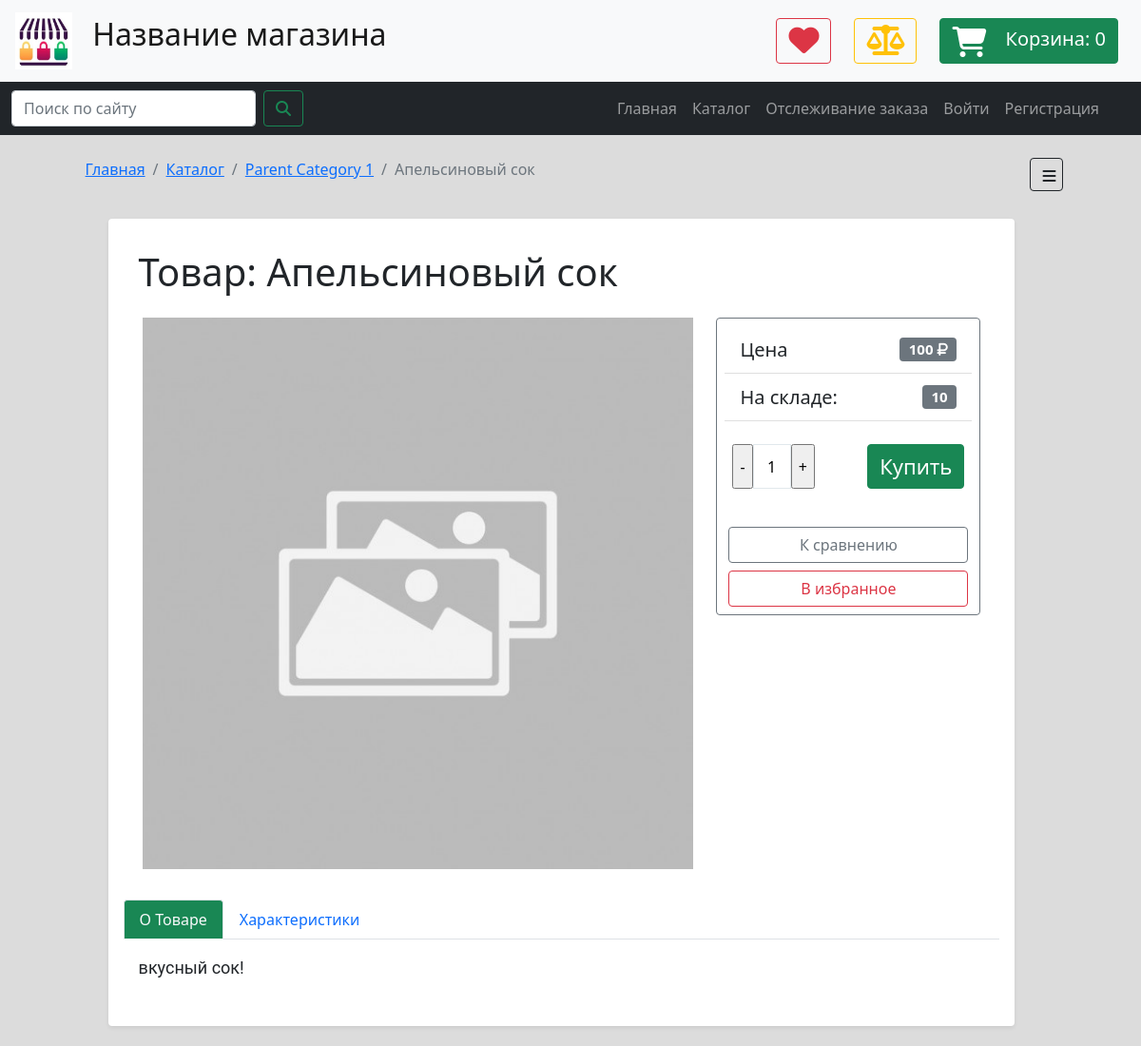
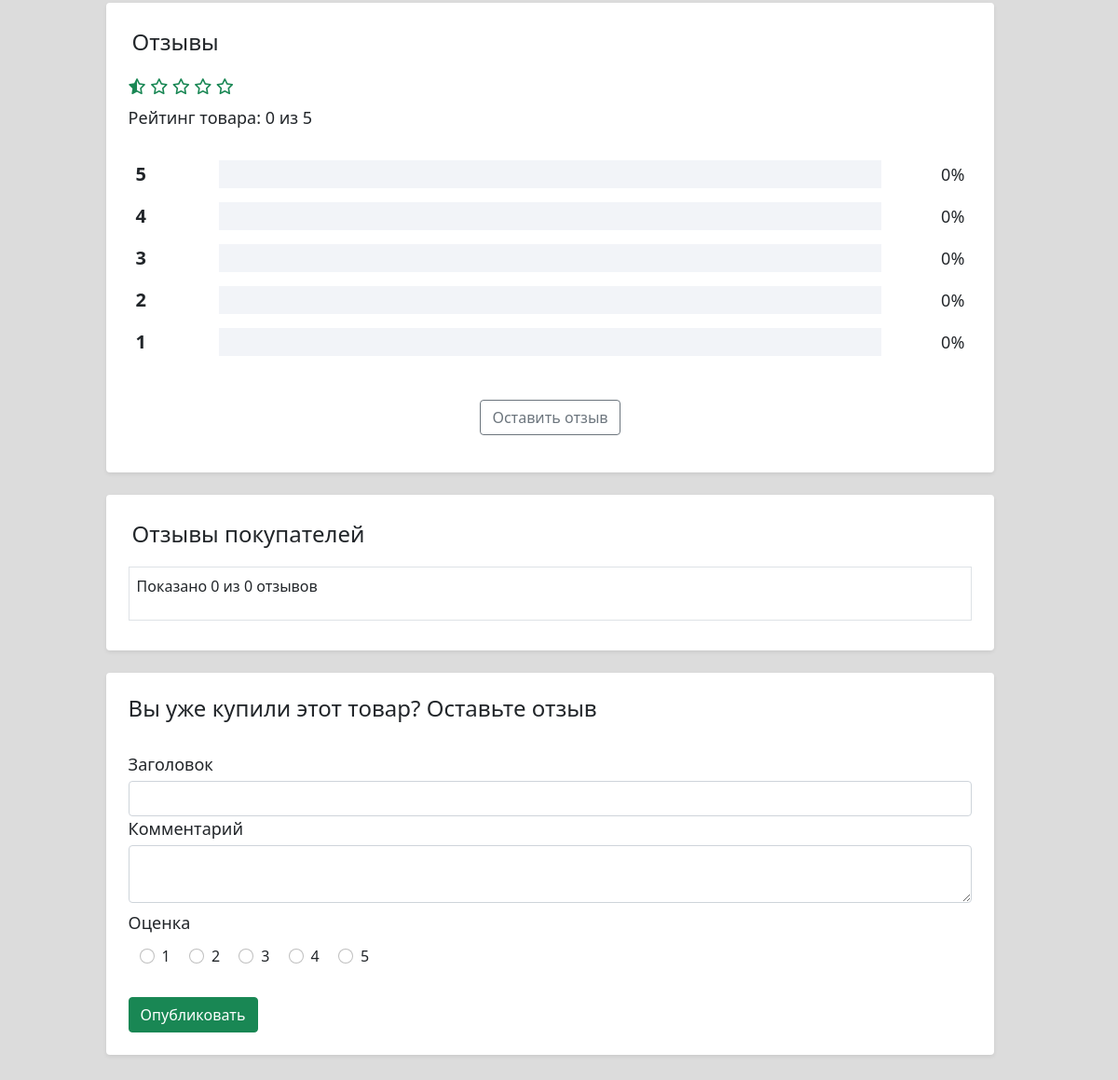
/goods/3, run on the app's committed database (2 pictures, top to bottom).
### data/goods.py (models this page shows, shortened)
class Category(SqlAlchemyBase, SerializerMixin):
    __tablename__ = 'categories'
    id = sqlalchemy.Column(sqlalchemy.Integer,
                           primary_key=True, autoincrement=True)
    parent_id = sqlalchemy.Column(sqlalchemy.Integer,
                                  sqlalchemy.ForeignKey('categories.id'))
    children = orm.relation("Category",
                            backref=backref('parent', remote_side=[id]))
    name = sqlalchemy.Column(sqlalchemy.String, nullable=False)

class Goods(SqlAlchemyBase, SerializerMixin):
    __tablename__ = 'goods'
    id = sqlalchemy.Column(sqlalchemy.Integer,
                           primary_key=True, autoincrement=True)
    name = sqlalchemy.Column(sqlalchemy.String, nullable=True)
    created_date = sqlalchemy.Column(sqlalchemy.DateTime,
                                     default=datetime.datetime.now)
    description = sqlalchemy.Column(sqlalchemy.String, nullable=True)
    img_file_path = sqlalchemy.Column(sqlalchemy.String, nullable=False,
                                      default='img/goods/no_image.jpg')
    amount = sqlalchemy.Column(sqlalchemy.Integer, default=0, nullable=False)
    price = sqlalchemy.Column(sqlalchemy.Integer, default=0, nullable=False)
    gives_bonus_points = sqlalchemy.Column(sqlalchemy.Integer, default=0, nullable=True)
    times_bought = sqlalchemy.Column(sqlalchemy.Integer, default=0, nullable=False)
    is_visible = sqlalchemy.Column(sqlalchemy.Boolean, default=True, nullable=False)
    is_flagged_to_delete = sqlalchemy.Column(sqlalchemy.Boolean, default=False, nullable=False)
    categories = orm.relation('Category',
                              secondary='goods_to_category',
                              backref='goods')
    characteristics = orm.relation('Characteristics',
                                   secondary='goods_to_characteristics',
                                   backref='goods')
    reviews = orm.relation('Review', back_populates='goods')
    def get_rating(self):
        return Rating([x.rating for x in self.reviews])
    def get_main_categ(self):
        primary_categories = [x for x in self.categories if not x.parent_id]
        if primary_categories:
            return primary_categories[0]
        else:
            if self.categories:
                return self.categories[0]
            else:
                return None

### routes/goods.py (the view)
@app.route('/goods/<int:goods_id>', methods=['GET', 'POST'])
def goods_one_page(goods_id):
    if request.method == 'POST':
        db_sess = db_session.create_session()
        goods = db_sess.query(Goods).get(goods_id)
        if not goods:
            abort(404)
        elif not (goods.is_visible or (current_user.is_authenticated and current_user.is_abmin)):
            abort(403)
        if current_user.is_authenticated:
            title = request.form['review_title']
            content = request.form['review_content']
            rating = int(request.form['rating'])
            reviews = db_sess.query(Review).filter_by(user_id=current_user.id).filter_by(goods_id=goods_id).first()
            if reviews:
                flash('Вы уже оставили отзыв на этот товар!', 'danger')
                return redirect(url_for('goods_one_page', goods_id=goods_id, reviews_page=1))
            review = Review(
                title=title,
                content=content,
                rating=rating,
                goods_id=goods_id,
                user_id=current_user.id
            )
            db_sess.add(review)
            db_sess.commit()
            db_sess.close()
            return redirect(url_for('goods_one_page', goods_id=goods_id, reviews_page=1, scroll_to_reviews='1'))
        else:
            return redirect(url_for('login', next=f'/goods/{goods_id}'))
    elif request.method == 'GET':
        db_sess = db_session.create_session()
        goods = db_sess.query(Goods).get(goods_id)
        if not goods:
            abort(404)
        elif not (goods.is_visible or (current_user.is_authenticated and current_user.is_admin)):
            abort(403)
        reviews_page = request.args.get('reviews_page', 1, type=int)
        scroll_to_reviews = request.args.get('scroll_to_reviews', 1, type=int)
        from_category = request.args.get('from_category', 0, type=int)
        query = db_sess.query(Review).filter_by(goods_id=goods_id).order_by(desc(Review.created_date))
        reviews = paginate(query, reviews_page, 4)
        categories = db_sess.query(Category).filter_by(parent_id=None)
        if from_category > 0:
            category = db_sess.query(Category).get(from_category)
        else:
            from_category = goods.get_main_categ()
        template = render_template('goods_one_page.html', title='',
                                   reviews=reviews,
                                   goods=goods,
                                   time_format_func=ru_format_str_time,
                                   from_category=from_category,
                                   categories=categories)
        db_sess.close()
        return template

### data/db_session.py (called while the page is built)
def create_session() -> Session:
    global __factory
    if __factory:
        return __factory()

### data/misc.py (called while the page is built)
    def get_avg(self):
        if self.ratings:
            return round(sum(self.ratings) / len(self.ratings), 2)
        else:
            return 0

    def get_percent_with(self, val):
        if self.ratings:
            return (self.get_n_with_value(val) / self.get_n_total()) * 100
        else:
            return 0

### tools.py (called while the page is built)
def paginate(query, page, per_page=20, error_out=True):
    if error_out and page < 1:
        abort(404)
    items = query.limit(per_page).offset((page - 1) * per_page).all()
    if not items and page != 1 and error_out:
        abort(404)
    if page == 1 and len(items) < per_page:
        total = len(items)
    else:
        total = query.order_by(None).count()
    return Pagination(query, page, per_page, total, items)

### templates/goods_one_page.html (shortened to what this page needs)
{% extends "main_template.html" %}
{% block content %}
    <link rel="stylesheet" href="{{ url_for('static', filename='css/review_section16.css') }}">
    <link rel="stylesheet" href="{{ url_for('static', filename='css/goods_page8.css') }}">
    <nav aria-label="breadcrumb" class="">
        <ol class="breadcrumb">
            <li class="breadcrumb-item"><a href="{{ url_for('index_page') }}">Главная</a></li>
            <li class="breadcrumb-item"><a href="{{ url_for('categories_page') }}">Каталог</a></li>
            {% if from_category %}
                <li class="breadcrumb-item"><a
                        href="{{ url_for('goods_in_category', categ_id=from_category.id) }}">{{ from_category.name }}</a>
                </li>
            {% endif %}
            <li class="breadcrumb-item active">{{ goods.name }}</li>
        </ol>
    </nav>
    <div class="container p-3 ms-2 me-2 mt-4" id="container-main">
        <div class="shadow-sm rounded p-3 goods-main-section mb-4">
            <div class="row p-3">
                <h1>Товар: {{ goods.name }}</h1>
            </div>
            <div class="row row-cols-1 row-cols-md-2 justify-content-between ms-2 me-2">
                <div class="col flex-fill">
                    <img src="{{ url_for('static', filename=goods.img_file_path) }}"
                         alt="goods image"
                         class="img-fluid mb-4 mb-md-2">
                </div>
                <div class="col-md-6 col-lg-5 col-xl-4">
                    <div class="border border-secondary rounded p-2">
                        <ul class="list-group list-group-flush">
                            <li class="list-group-item d-flex justify-content-between align-items-center">
                                Цена
                                <span class="badge bg-secondary characteristics-value">
                                    {{ goods.price }} <i class="fa fa-rouble"></i>
                                </span>
                            </li>
                            <li class="list-group-item d-flex justify-content-between align-items-center">
                                На складе:
                                <span class="badge bg-secondary characteristics-value">
                                    {{ goods.amount }}
                                </span>
                            </li>
                        </ul>
                        <div class="mt-3 p-2">
                            <form class="goods-buy-form">
                                <div class="d-flex justify-content-between">
                                    <div class="d-flex quantity-box">
                                        <input type="button" class="quantity-controls quantity-minus" value="-">
                                        <input type="text" class="quantity-input" name="amount" value=1>
                                        <input type="button" class="quantity-controls quantity-plus" value="+">
                                    </div>
                                    <button type="submit" class="btn btn-success btn_buy">Купить</button>
                                </div>
                            </form>
                        </div>
                        <div class="row mt-3 p-3 pb-0 goods-buy-footer">
                            <a href="#" class="btn btn-outline-secondary">К сравнению</a>
                            <a href="#" class="btn btn-outline-danger mt-2">В избранное</a>
                        </div>
                    </div>
                </div>
            </div>
            <div class="mt-4">
                <nav>
                    <div class="nav nav-tabs" id="nav-tab" role="tablist">
                        <button class="nav-link active bg-success text-light" id="nav-description-tab"
                                data-bs-toggle="tab"
                                data-bs-target="#nav-description"
                                type="button" role="tab" aria-controls="nav-description" aria-selected="true">О Товаре
                        </button>
                        <button class="nav-link" id="nav-characteristics-tab" data-bs-toggle="tab"
                                data-bs-target="#nav-characteristics"
                                type="button" role="tab" aria-controls="nav-characteristics" aria-selected="false">
                            Характеристики
                        </button>
                    </div>
                </nav>
                <div class="tab-content" id="nav-tabContent">
                    <div class="tab-pane fade show active" id="nav-description" role="tabpanel"
                         aria-labelledby="nav-description-tab">
                        <div class="p-3 goods-description">
                            <p>{{ goods.description }}</p>
                        </div>
                    </div>
                </div>
            </div>
        </div>
        <div class="bg-white rounded shadow-sm p-4 mb-4 clearfix graph-star-rating">
            <div class="row p-1 mb-2">
                <h4>Отзывы</h4>
            </div>
            <div class="graph-star-rating-header">
                <div class="star-rating">
                    {% set rating = goods.get_rating().get_avg() %}
                    {% set int_rating = rating|int %}
                    {% if int_rating < 5 %}
                        <span><i class="fa fa-star-half-full text-success"></i></span>
                    {% endif %}
                    {% for i in range(4 - int_rating) %}
                        <span><i class="fa fa-star-o text-success"></i></span>
                    {% endfor %}
                </div>
                <p class="mb-4 mt-2 review-content">Рейтинг товара: {{ rating }} из 5</p>
            </div>
            <div class="mt-4 mb-4 p-2">
                <div class="graph-star-rating-body">
                    {% for i in range(5, 0, -1) %}
                        {% set percent = (goods.get_rating().get_percent_with(i))|int %}
                        <div class="rating-list">
                            <div class="rating-list-left review-content">
                                <span class="stars-number">{{ i }}</span>
                            </div>
                            <div class="rating-list-center">
                                <div class="progress">
                                </div>
                            </div>
                            <div class="rating-list-right review-content">
                                {{ percent }}%
                            </div>
                        </div>
                    {% endfor %}
                </div>
            </div>
            <div class="text-center mt-3 mb-3">
                <button type="button"
                        class="btn btn-outline-secondary"
                        onclick="window.scrollTo($('#comment-form-section').position())">
                    Оставить отзыв
                </button>
            </div>
        </div>
        <div class="bg-white rounded shadow-sm p-4 mb-4" id="reviews-list-section">
            <div class="row p-1">
                <h4>Отзывы покупателей</h4>
            </div>
            <div class="mt-2 mb-2 p-2 border">
                <p class="text-dark">Показано {{ reviews.items|length }} из {{ reviews.total }} отзывов</p>
            </div>
        </div>
        <div class="bg-white rounded shadow-sm p-4 mb-5" id="comment-form-section">
            <div class="row">
                <h4>Вы уже купили этот товар? Оставьте отзыв</h4>
            </div>
            <div class="mt-4">
                <form class="comment-form" method="post">
                    <div class="form-group">
                        <label class="review-content mb-1">Заголовок</label>
                        <input type="text" name="review_title" class="form-control">
                    </div>
                    <div class="form-group">
                        <label class="review-content mb-1">Комментарий</label>
                        <textarea name="review_content" class="form-control"></textarea>
                    </div>
                    <div class="form-group mt-2">
                        <label class="review-content mb-1">Оценка</label>
                        <div class="form-control border-0">
                            {% for i in range(1, 6) %}
                                <div class="form-check form-check-inline">
                                    <input class="form-check-input" type="radio" name="rating" id="inlineRadio{{ i }}"
                                           value={{ i }}>
                                    <label class="form-check-label" for="inlineRadio{{ i }}">{{ i }}</label>
                                </div>
                            {% endfor %}
                        </div>
                    </div>
                    <div class="form-group mt-4">
                        <button class="btn btn-success" type="submit">Опубликовать</button>
                    </div>
                </form>
            </div>
        </div>
    </div>
{% endblock %}

### static/css/main_stylesheet_v12.css (style rules this page uses)
.quantity-box .quantity-input { width: 30px; border: 1px solid #e1e8ec; text-align: center; }
body { background: #dcdcdc; }

### static/css/review_section16.css (style rules this page uses)
.graph-star-rating-header .star-rating { font-size: 17px; }
.progress { background: #f2f4f8 none repeat scroll 0 0; border-radius: 0; height: 30px; }
.rating-list { display: inline-flex; margin-bottom: 15px; width: 100%; }
.rating-list-left { line-height: 30px; width: 10%; }
.rating-list-center { width: 80%; }
.rating-list-right { line-height: 30px; text-align: right; width: 10%; }
.review-content { font-size: 18px; }
.stars-number { font-size: 20px; font-weight: bold; }

### static/css/goods_page8.css (style rules this page uses)
.goods-description { font-size: 18px; font-family: Roboto, serif; }
.list-group-item { height: 50px; font-size: 20px; }
body { background: #dcdcdc; }
.goods-main-section { background: white; }
.btn_buy { font-weight: normal; font-size: 22px; }
.quantity-box .quantity-input { width: 40px; }
.goods-buy-footer { font-size: 18px; }

### data on the page
Category: name "Parent Category 1"
Goods: name "Апельсиновый сок", img_file_path (placeholder picture), price "100", amount "10", description "вкусный сок!"

### other printed values
{{ shop_name }} "Название магазина"
{{ session.get('cart', [])|length }} "0"
{{ rating }} "0"
{{ i }} "5" "4" "3" "2" "1"
{{ percent }} "0" "0" "0" "0" "0"
{{ reviews.items|length }} "0"
{{ reviews.total }} "0"
{{ i }} "1" "2" "3" "4" "5"
